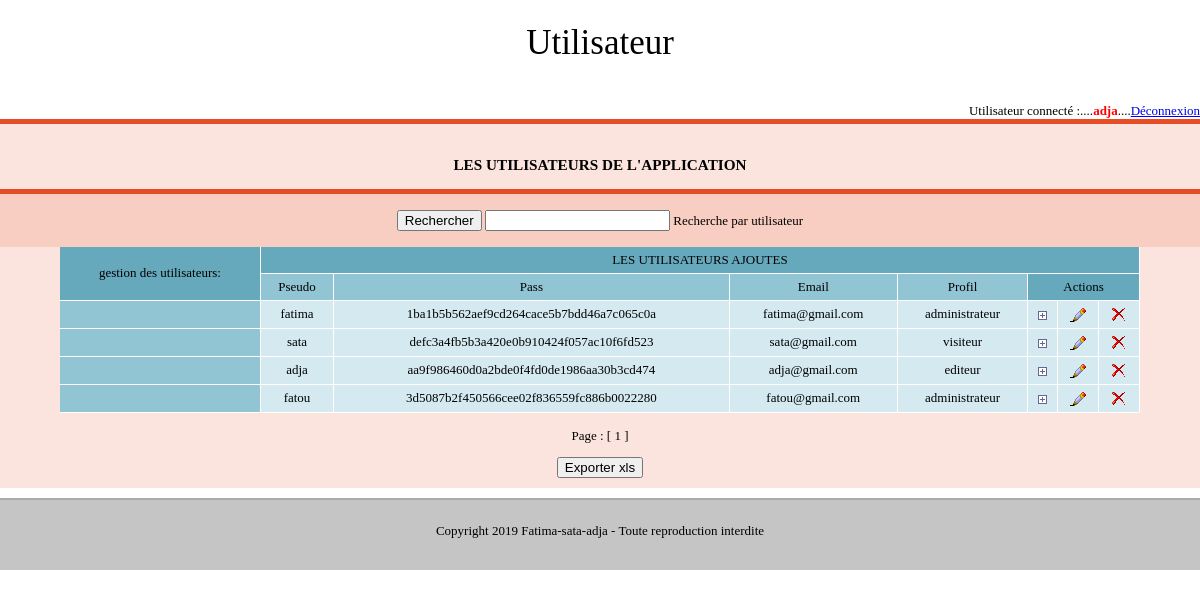
Page /news/admin_user.php (signed in) on the committed database.
### tables this page shows
CREATE TABLE IF NOT EXISTS `users` (
  `id` int(11) NOT NULL AUTO_INCREMENT,
  `pseudo` varchar(50) NOT NULL,
  `pass` varchar(255) NOT NULL,
  `email` varchar(100) NOT NULL,
  `profil` varchar(100) NOT NULL,
  PRIMARY KEY (`id`)
);

### news/admin_user.php (the view, shortened to what this page needs)
<!DOCTYPE html>
<html lang="fr-FR">
    <head>
            <link rel="stylesheet" href="style/style.css">
    </head>
    <body>
        <header>
            <h1>Utilisateur</h1>
        </header>
        <div align="right">Utilisateur connecté :....<font color="#FF0000"><b><?php echo htmlentities(trim($_SESSION['pseudo'])); ?></b></font>....<a href="deconnexion.php">Déconnexion</a></div>
        <section class="rouge">
            <div class="sec"><br></div>
            <h3>LES UTILISATEURS DE L'APPLICATION</h3>
            <div class="rouge">
            <br>
            <form id="form1" name="form1" method="post" action="admin_user.php">
              <label><input name="rechercher" type="submit" id="rechercher" value="Rechercher" autocomplete="off"/></label>
              <label><input name="t_pseudo" type="text" id="t_pseudo" /><span>&nbsp;Recherche par utilisateur<br><br></span></label>
            </form>
            </div>
            <div align="center">
                <table>
                    <thead>
                        <tr>
                            <th scope="col" rowspan="2">gestion des utilisateurs:</th>
                            <th scope="col" colspan="10">LES UTILISATEURS AJOUTES</th>
                        </tr>
                        <tr>
                            <th scope="col">Pseudo</th>
                            <th scope="col">Pass</th>
                            <th scope="col">Email</th>
                            <th scope="col">Profil</th>
                            <th scope="col" colspan="3">Actions</th>
                        </tr>
                    </thead>
                <tbody>
                    <?php
                        $link = mysqli_connect(HOST,USER,PASSWORD,DB);
                        if (isset($_POST['t_pseudo']))
                        {
                          $pseudo=$_POST['t_pseudo'];
                        }
                        else
                        {
                          $pseudo = null;
                        }
                        if (isset($_POST['rechercher']))
                        {
                            $query = 'SELECT * FROM users where pseudo like "%'.$pseudo.'%"';
                            $result= mysqli_query($link, $query)
                            or die("Could not connect: ".mysqli_error($link));
                            $messagesParPage=5;
                            $retour_total=mysqli_query($link, 'SELECT COUNT(*) AS total FROM users WHERE pseudo like "%'.$pseudo.'%"');
                            $donnees_total=mysqli_fetch_assoc($retour_total);
                            $total=$donnees_total['total'];
                            $nombreDePages=ceil($total/$messagesParPage);
                            if(isset($_GET['page']))
                            {
                                 $pageActuelle=intval($_GET['page']);
                                 if($pageActuelle>$nombreDePages)
                                 {
                                      $pageActuelle=$nombreDePages;
                                 }
                            }
                            else
                            {
                                 $pageActuelle=1;
                            }
                            $premiereEntree=($pageActuelle-1)*$messagesParPage;
                            $retour_messages=mysqli_query($link, 'SELECT * FROM users WHERE pseudo like "%'.$pseudo.'%" ORDER BY id DESC LIMIT '.$premiereEntree.', '.$messagesParPage.'');
                        }
                        else
                        {
                            $messagesParPage=5;
                            $retour_total=mysqli_query($link, 'SELECT COUNT(*) AS total FROM users');
                            $donnees_total=mysqli_fetch_assoc($retour_total);
                            $total=$donnees_total['total'];
                            $nombreDePages=ceil($total/$messagesParPage);
                            if(isset($_GET['page']))
                            {
                                 $pageActuelle=intval($_GET['page']);
                                 if($pageActuelle>$nombreDePages)
                                 {
                                      $pageActuelle=$nombreDePages;
                                 }
                            }
                            else
                            {
                                 $pageActuelle=1;
                            }
                            $premiereEntree=($pageActuelle-1)*$messagesParPage;
                            $retour_messages=mysqli_query($link, 'SELECT * FROM users ORDER BY id  DESC LIMIT '.$premiereEntree.', '.$messagesParPage.'');
                        }
                        while($row=mysqli_fetch_assoc($retour_messages)) {
                    ?>
                    <tr>
                        <th scope="row"></th>
                        <td><?php echo $row['pseudo']; ?></td>
                        <td><?php echo $row['pass']; ?></td>
                        <td><?php echo $row['email']; ?></td>
                        <td><?php echo $row['profil']; ?></td>
                        <td><a href="ajouter_user_admin.php"><img src="image/ajout.png" alt="Ajouter" align="center"></a></td>
                        <td><a href="modifier_user.php?id=<?php echo $row['id']; ?>"><img src="image/modif.png" alt="Modifier" align="center"></a></td>
                        <td><a href="supprimer_user.php?id=<?php echo $row['id']; ?>" onclick="return confirm('Vous confirmez la suppression cet utilisateur ?')"><img src="image/supp.png" alt="Supprimer" align="center"></a></td>
                    </tr>
                    <?php
                        }
                        ?>
                </tbody>
            </table>
                <?php
                echo '<p align="center">Page : ';
                for($i=1; $i<=$nombreDePages; $i++)
                {
                     if($i==$pageActuelle)
                     {
                         echo ' [ '.$i.' ] ';
                     }
                     else
                     {
                          echo ' <a href="admin_user.php?page='.$i.'">'.$i.'</a> ';
                     }
                }
                echo '</p>';
                ?>
                <a href="admin_user_csv.php"><button type="button">Exporter xls</button></a>
            </div>
        </section>
        <footer>
            <p>Copyright 2019 Fatima-sata-adja - Toute reproduction interdite</p>
        </footer>
    </body>
</html>

### news/style/style.css (style rules this page uses)
body { font-family: 'Century Gothic', calibri, serif; font-size: 13px; margin: 0px; padding: 0px; }
h1 { font-size: 35px; font-weight: normal; text-align: center; }
header { height: 80px; }
footer { height: 60px; padding-top: 10px; text-align: center; background-color: #C5C5C5; border-top: 2px solid #AAA }
section { width : 100%; min-height: 300px; padding-bottom: 10px; margin-bottom: 10px; }
.sec { margin: 0px 10%; }
.rouge { border-top: 5px solid #e44d26; background-color: RGBa(228,77,38,0.15); text-align: center; }
table, caption, td, tr, th { margin:0; padding:0; font-weight:normal; }
table { border-collapse:collapse; margin-bottom:15px; width:90%; }
table td, table th { padding:5px; border:1px solid #fff; border-width:0 1px 1px 0; }
thead th { background:#91c5d4; }
thead th[colspan], thead th[rowspan] { background:#66a9bd; }
tbody th, tfoot th { text-align:left; background:#91c5d4; }
tbody td, tfoot td { text-align:center; background:#d5eaf0; }
.sec::after { content: ""; display: table; clear: both; }

### rows in the picture
users: pseudo "fatima", pass "1ba1b5b562aef9cd264cace5b7bdd46a7c065c0a", email "fatima@gmail.com", profil "administrateur"
users: pseudo "sata", pass "defc3a4fb5b3a420e0b910424f057ac10f6fd523", email "sata@gmail.com", profil "visiteur"
users: pseudo "adja", pass "aa9f986460d0a2bde0f4fd0de1986aa30b3cd474", email "adja@gmail.com", profil "editeur"
users: pseudo "fatou", pass "3d5087b2f450566cee02f836559fc886b0022280", email "fatou@gmail.com", profil "administrateur"

### other values in the picture
$_SESSION['pseudo'] "adja"
